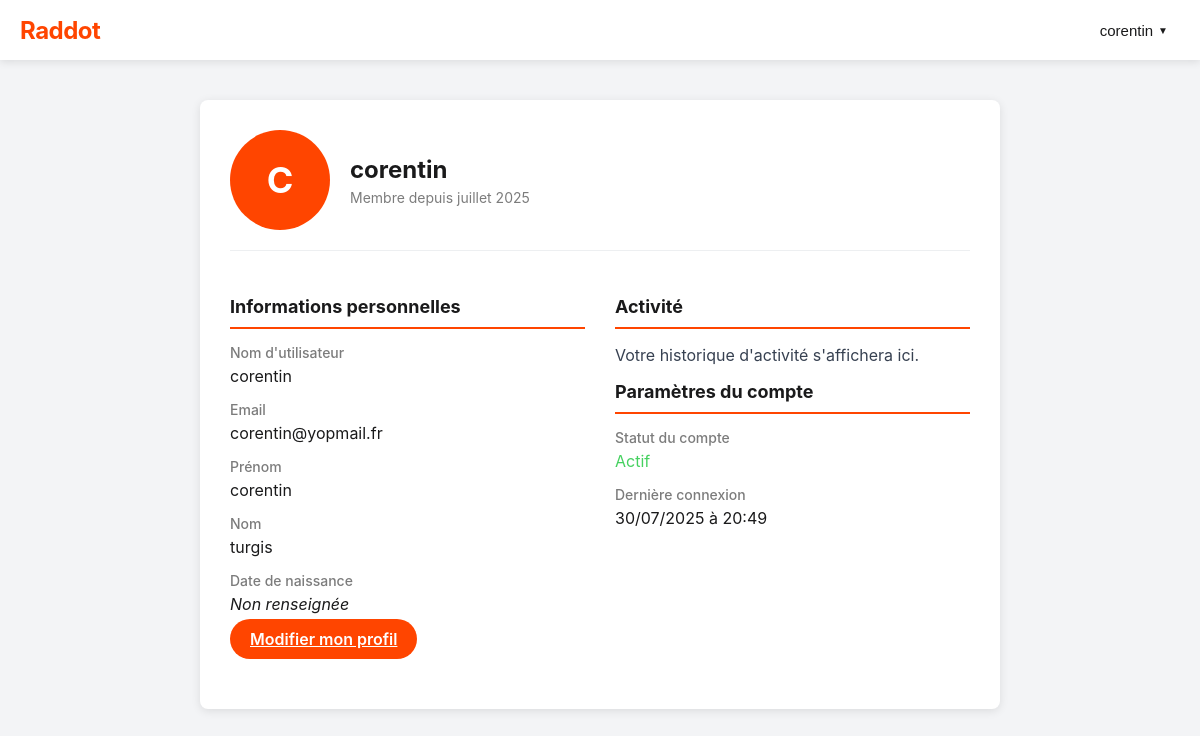
Screenshot of /profile/ (signed in) with the database file from the repository.
### user_manager/models/User.py (models this page shows, shortened)
class User(AbstractBaseUser):
    email = models.EmailField(max_length=255, unique=True)
    username = models.CharField(max_length=150, unique=True)
    first_name = models.CharField(max_length=150, blank=True)
    last_name = models.CharField(max_length=150, blank=True)
    birth_date = models.DateField(null=True, blank=True)
    is_active = models.BooleanField(default=True)
    is_staff = models.BooleanField(default=False)
    is_admin = models.BooleanField(default=False)
    created_at = models.DateTimeField(default=timezone.now)
    updated_at = models.DateTimeField(default=timezone.now)
    objects = UserManager()
    USERNAME_FIELD = 'email'
    REQUIRED_FIELDS = ['username']

### user_manager/views/profile/profile.py (the view)
# urls.py: path('profile/', profile, name='profile'),
@login_required
def profile(request):
    return render(request, 'user_manager/profile.html', {
        'user': request.user
    })

### user_manager/templates/user_manager/profile.html (shortened to what this page needs)
{% extends "base.html" %}
{% load static %}
{% block extra_css %}
<link rel="stylesheet" href="{% static 'forms.css' %}">
<link rel="stylesheet" href="{% static 'profile.css' %}">
{% endblock %}
{% block content %}
<div class="profile-container">
    <div class="profile-header">
        <div class="profile-avatar">
            {{ user.username.0|upper }}
        </div>
        <div class="profile-info">
            <h1>{{ user.username }}</h1>
            <p>Membre depuis {{ user.created_at|date:"F Y" }}</p>
        </div>
    </div>
    <div class="profile-content">
        <div class="profile-section">
            <h2>Informations personnelles</h2>
            <div class="profile-field">
                <label>Nom d'utilisateur</label>
                <div class="profile-field-value">{{ user.username }}</div>
            </div>
            <div class="profile-field">
                <label>Email</label>
                <div class="profile-field-value">{{ user.email }}</div>
            </div>
            <div class="profile-field">
                <label>Prénom</label>
                <div class="profile-field-value">
                    {% if user.first_name %}
                        {{ user.first_name }}
                    {% else %}
                        <em>Non renseigné</em>
                    {% endif %}
                </div>
            </div>
            <div class="profile-field">
                <label>Nom</label>
                <div class="profile-field-value">
                    {% if user.last_name %}
                        {{ user.last_name }}
                    {% else %}
                        <em>Non renseigné</em>
                    {% endif %}
                </div>
            </div>
            <div class="profile-field">
                <label>Date de naissance</label>
                <div class="profile-field-value">
                    {% if user.birth_date %}
                        {{ user.birth_date|date:"d F Y" }}
                    {% else %}
                        <em>Non renseignée</em>
                    {% endif %}
                </div>
            </div>
            <a href="{% url 'update_profile' %}" class="edit-profile-btn">Modifier mon profil</a>
        </div>
        <div class="profile-section">
            <h2>Activité</h2>
            <p>Votre historique d'activité s'affichera ici.</p>
            <h2>Paramètres du compte</h2>
            <div class="profile-field">
                <label>Statut du compte</label>
                <div class="profile-field-value">
                    {% if user.is_active %}
                        <span style="color: #46d160;">Actif</span>
                    {% else %}
                        <span style="color: #ea0027;">Inactif</span>
                    {% endif %}
                </div>
            </div>
            <div class="profile-field">
                <label>Dernière connexion</label>
                <div class="profile-field-value">
                    {% if user.last_login %}
                        {{ user.last_login|date:"d/m/Y à H:i" }}
                    {% else %}
                        <em>Inconnue</em>
                    {% endif %}
                </div>
            </div>
        </div>
    </div>
</div>
{% endblock %}

### templates/header.html (shortened to what this page needs)
{% load static %}
<header class="site-header">
    <div class="header-container">
        <div class="logo-container">
            <a href="{% url 'social_app:homepage' %}" class="logo">Raddot</a>
        </div>
        <div class="user-menu-container">
            {% if user.is_authenticated %}
                <div class="dropdown">
                    <button class="dropdown-toggle">
                        <span>{{ user.username }}</span>
                        <i class="dropdown-icon">▼</i>
                    </button>
                </div>
            {% else %}
                <div class="auth-buttons">
                    <a href="{% url 'user_manager:login' %}" class="btn-link">Connexion</a>
                    <a href="{% url 'user_manager:register' %}" class="btn-inscr">Inscription</a>
                </div>
            {% endif %}
        </div>
    </div>
</header>

### static/base.css (style rules this page uses)
* { box-sizing: border-box; }
body { font-family: 'Inter', sans-serif; background-color: #f3f4f6; color: #374151; margin: 0; padding: 0; }

### static/header.css (style rules this page uses)
.site-header { background-color: #ffffff; box-shadow: 0 2px 8px rgba(0, 0, 0, 0.1); padding: 0; position: sticky; top: 0; z-index: 1000; }
.header-container { display: flex; justify-content: space-between; align-items: center; max-width: 1200px; margin: 0 auto; padding: 0 20px; height: 60px; }
.logo-container { flex: 1; }
.logo { color: #ff4500; font-size: 24px; font-weight: 700; text-decoration: none; letter-spacing: -0.5px; transition: color 0.2s; }
.user-menu-container { flex: 1; display: flex; justify-content: flex-end; align-items: center; }
.dropdown { position: relative; display: inline-block; }
.dropdown-toggle { background: none; border: none; display: flex; align-items: center; padding: 8px 12px; cursor: pointer; font-size: 15px; color: #1a1a1b; border-radius: 4px; transition: background-color 0.2s; }
.dropdown-icon { font-size: 10px; margin-left: 5px; transition: transform 0.2s; }

### static/toaster.css (style rules this page uses)
div { display: block; unicode-bidi: isolate; }

### static/forms.css (style rules this page uses)
:root { --primary-color: #ff4500; --secondary-color: #7193ff; --accent-color: #33a8ff; --success-color: #46d160; --error-color: #ea0027; --text-dark: #1a1a1b; --text-light: #ffffff; --background-light: #ffffff; --background-dark: #0b1416; --input-bg: #f6f7f8; --border-color: #edeff1; --hover-color: #ff5414; --divider-color: #ff8c69; }
label { display: block; margin-bottom: 8px; font-size: 15px; font-weight: 500; color: var(--text-dark); transition: color 0.3s; }
::placeholder { color: #b5b8ba; opacity: 1; }

### static/profile.css (style rules this page uses)
.profile-container { max-width: 800px; margin: 40px auto; padding: 30px; background-color: #ffffff; border-radius: 8px; box-shadow: 0 2px 10px rgba(0, 0, 0, 0.1); }
.profile-header { display: flex; align-items: center; margin-bottom: 30px; padding-bottom: 20px; border-bottom: 1px solid #edeff1; }
.profile-avatar { width: 100px; height: 100px; border-radius: 50%; background-color: #ff4500; color: white; display: flex; align-items: center; justify-content: center; font-size: 36px; font-weight: bold; margin-right: 20px; }
.profile-info h1 { margin: 0 0 5px 0; font-size: 24px; color: #1a1a1b; }
.profile-info p { margin: 0; color: #7c7c7c; font-size: 14px; }
.profile-content { display: grid; grid-template-columns: 1fr 1fr; gap: 30px; }
.profile-section { margin-bottom: 30px; }
.profile-section h2 { font-size: 18px; color: #1a1a1b; margin-bottom: 15px; padding-bottom: 10px; border-bottom: 2px solid #ff4500; }
.profile-field { margin-bottom: 15px; }
.profile-field label { display: block; font-size: 14px; color: #7c7c7c; margin-bottom: 5px; }
.profile-field-value { font-size: 16px; color: #1a1a1b; }
.edit-profile-btn { background-color: #ff4500; color: white; border: none; padding: 10px 20px; border-radius: 20px; font-weight: 600; cursor: pointer; transition: background-color 0.2s; margin-top: 20px; }

### rows the page displays
User: username "corentin", username.0 "C", created_at "juillet 2025", email "corentin@yopmail.fr", first_name "corentin", last_name "turgis", last_login "30/07/2025 à 20:49"
